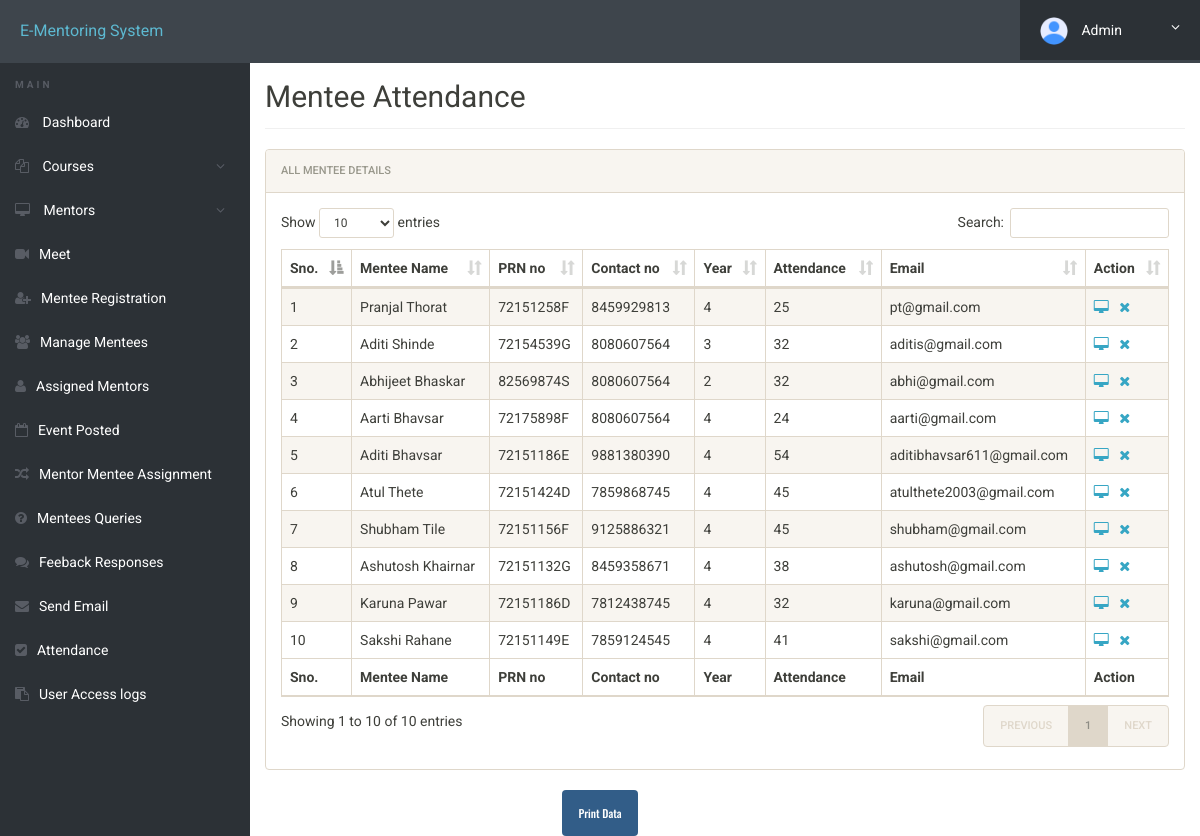
Page /admin/attendance.php (signed in) on the committed database.
### tables this page shows
CREATE TABLE `attendance` (
  `id` bigint(100) NOT NULL,
  `prnno` varchar(12) NOT NULL,
  `attendance` bigint(100) NOT NULL
);

CREATE TABLE `registration` (
  `id` int(11) NOT NULL,
  `sscper` int(11) NOT NULL,
  `sscschool` text NOT NULL,
  `sscyear` int(11) NOT NULL,
  `hscper` int(11) NOT NULL,
  `hsccollege` text NOT NULL,
  `hscyear` int(11) NOT NULL,
  `yeargap` text NOT NULL,
  `year` text NOT NULL,
  `sem` int(11) NOT NULL,
  `mentor` text NOT NULL,
  `hostelstatus` enum('Hostel','Regular') NOT NULL,
  `bday` date NOT NULL,
  `cgpa` float NOT NULL,
  `course` varchar(500) NOT NULL,
  `prnno` varchar(255) NOT NULL,
  `firstName` varchar(500) NOT NULL,
  `middleName` varchar(500) NOT NULL,
  `lastName` varchar(500) NOT NULL,
  `gender` varchar(250) NOT NULL,
  `contactno` bigint(11) NOT NULL,
  `emailid` varchar(500) NOT NULL,
  `egycontactno` bigint(11) NOT NULL,
  `guardianName` varchar(500) NOT NULL,
  `guardianRelation` varchar(500) NOT NULL,
  `guardianContactno` bigint(11) NOT NULL,
  `corresAddress` varchar(500) NOT NULL,
  `corresCIty` varchar(500) NOT NULL,
  `corresState` varchar(500) NOT NULL,
  `corresPincode` int(11) NOT NULL,
  `pmntAddress` varchar(500) NOT NULL,
  `pmntCity` varchar(500) NOT NULL,
  `pmnatetState` varchar(500) NOT NULL,
  `pmntPincode` int(11) NOT NULL,
  `postingDate` timestamp NOT NULL DEFAULT current_timestamp(),
  `updationDate` varchar(500) NOT NULL,
  `domain` varchar(255) DEFAULT NULL
);

### admin/attendance.php (the view, shortened to what this page needs)
<!doctype html>
<html lang="en" class="no-js">
<head>
    <link rel="stylesheet" href="css/font-awesome.min.css">
    <link rel="stylesheet" href="css/bootstrap.min.css">
    <link rel="stylesheet" href="css/dataTables.bootstrap.min.css">
    <link rel="stylesheet" href="css/bootstrap-social.css">
    <link rel="stylesheet" href="css/bootstrap-select.css">
    <link rel="stylesheet" href="css/fileinput.min.css">
    <link rel="stylesheet" href="css/awesome-bootstrap-checkbox.css">
    <link rel="stylesheet" href="css/style.css">
</head>
<body>
    <?php include('includes/header.php');?>
    <div class="ts-main-content">
            <?php include('includes/sidebar.php');?>
        <div class="content-wrapper">
            <div class="container-fluid">
                <div class="row">
                    <div class="col-md-12">
                        <h2 class="page-title">Mentee Attendance</h2>
                        <div class="panel panel-default">
                            <div class="panel-heading">All Mentee Details</div>
                            <div class="panel-body">
                                <table id="zctb" class="display table table-striped table-bordered table-hover" cellspacing="0" width="100%">
                                    <thead>
                                        <tr>
                                            <th>Sno.</th>
                                            <th>Mentee Name</th>
                                            <th>PRN no</th>
                                            <th>Contact no </th>
                                            <th>Year</th>
                                            <th>Attendance </th>
                                            <th>Email </th>
                                            <th>Action</th>
                                        </tr>
                                    </thead>
                                    <tfoot>
                                        <tr>
                                            <th>Sno.</th>
                                            <th>Mentee Name</th>
                                            <th>PRN no</th>
                                            <th>Contact no</th>
                                            <th>Year  </th>
                                            <th>Attendance </th>
                                            <th>Email</th>
                                            <th>Action</th>
                                        </tr>
                                    </tfoot>
                                    <tbody>
<?php
$ret="SELECT a.*, r.firstName, r.lastName, r.prnno, r.contactno, r.year, r.emailid FROM attendance a JOIN registration r ON a.prnno = r.prnno";
$stmt= $mysqli->prepare($ret) ;
$stmt->execute() ;
$res=$stmt->get_result();
$cnt=1;
while($row=$res->fetch_object())
      {
        ?>
<tr><td><?php echo $cnt;;?></td>
<td><?php echo $row->firstName . ' ' . $row->lastName;?></td>
<td><?php echo $row->prnno;?></td>
<td><?php echo $row->contactno;?></td>
<td><?php echo $row->year;?></td>
<td><?php echo $row->attendance;?></td>
<td><?php echo $row->emailid;?></td>
<td>
<a href="javascript:void(0);"  onClick="popUpWindow('http://localhost/code/admin/full-profile.php?id=<?php echo $row->id;?>');" title="View Full Details"><i class="fa fa-desktop"></i></a>&nbsp;&nbsp;
<a href="attendance_tracker.php?del=<?php echo $row->id;?>" title="Delete Record" onclick="return confirm('Do you want to delete');"><i class="fa fa-close"></i></a></td>
                                        </tr>
                                    <?php
$cnt=$cnt+1;
                                     } ?>
                                    </tbody>
                                </table>
                            </div>
                        </div>
                    </div>
                </div>
            </div>
        </div>
    </div>
    <div class="text-center no-print"  style="margin-left 20px;">
        <button class="btn btn-primary print-button" onclick="window.print()">Print Data</button>
    </div>
</body>
</html>

### admin/includes/header.php (shortened to what this page needs)
<div class="brand clearfix">
		<a href="#" class="logo" style="font-size:16px;">E-Mentoring System</a>
		<ul class="ts-profile-nav">
			<li class="ts-account">
				<a href="#"><img src="img/user.png" class="ts-avatar hidden-side" alt=""> Admin <i class="fa fa-angle-down hidden-side"></i></a>
			</li>
		</ul>
	</div>

### admin/includes/sidebar.php (shortened to what this page needs)
<nav class="ts-sidebar">
			<ul class="ts-sidebar-menu">
				<li class="ts-label">Main</li>
				<li><a href="dashboard.php"><i class="fa fa-dashboard"></i> Dashboard</a></li>
					<li><a href="#"><i class="fa fa-files-o"></i> Courses</a>
				</li>
					<li><a href="#"><i class="fa fa-desktop"></i> Mentors</a>
				</li>
					<li><a href="https://meet.google.com/?hs=193&pli=1"><i class="fa fa-video-camera"></i>Meet</a></li>
				<li><a href="registration.php"><i class="fa fa-user-plus"></i>Mentee Registration</a></li>
				<li><a href="manage-students.php"><i class="fa fa-users"></i>Manage Mentees</a></li>
				<li><a href="class.php"><i class="fa fa-user"></i>Assigned Mentors</a></li>
				<li><a href="event_posted.php"><i class="fa fa-calendar-o"></i>Event Posted</a></li>
				<li><a href="mentor_mentee_matching.php"><i class="fa fa-random"></i>Mentor Mentee Assignment</a></li>
				<li><a href="query/student-queries.php"><i class="fa fa-question-circle"></i>Mentees Queries</a></li>
				<li><a href="view_feedback.php"><i class="fa fa-comments"></i>Feeback Responses</a></li>
				<li><a href="send_email.php"><i class="fa fa-envelope"></i>Send Email</a></li>
				<li><a href="attendance.php"><i class="fa fa-check-square"></i>Attendance</a></li>
				<li><a href="access-log.php"><i class="fa fa-clipboard"></i>User Access logs</a></li>
		</nav>

### admin/css/style.css (style rules this page uses)
html { font-size: 14px; }
@media only screen and (min-width: 480px) { html { font-size: 17px; } }
@media only screen and (min-width: 768px) { html { font-size: 14px; } }
body { font-size: 1em; }
a { color: #37a6c4; }
.btn { font-family: 'Oswald', sans-serif; }
.panel { overflow: hidden; }
ul, li { margin: 0; padding: 0; list-style: none; }
.btn { text-transform: none; }
.page-title { padding-bottom: 15px; margin-bottom: 20px; border-bottom: 1px solid #f0f0f0; }
.brand { background: #3e454c; position: relative; z-index: 3; position: fixed; width: 100%; top: 0; }
.brand .logo { box-sizing: border-box; padding: 20px; float: left; display: block; width: 200px; }
@media only screen and (min-width: 992px) { .brand .logo { width: 250px; } }
.brand .ts-profile-nav { float: right; display: none; }
.brand .ts-profile-nav li { float: left; position: relative; }
.brand .ts-profile-nav li a { display: block; padding: 20px; color: #fff; }
.brand .ts-profile-nav .ts-account .fa-angle-down { float: right; }
.brand .ts-profile-nav .ts-account > a { width: 180px; background: #2c3136; }
.brand .ts-profile-nav .ts-account .ts-avatar { border-radius: 50%; height: 28px; margin: -10px 0; margin-right: 10px; }
@media only screen and (min-width: 992px) { .brand .ts-profile-nav { display: block; } }
.ts-sidebar { background: #2c3136; max-height: 0; transition: max-height 0.3s; overflow: hidden; position: fixed; z-index: 2; width: 100%; bottom: 0; top: 60px; overflow-y: auto; }
@media only screen and (min-width: 992px) { .ts-sidebar { max-height: 100%; bottom: 0; } }
.ts-sidebar-menu .ts-label { color: #585c64; font-weight: bold; padding: 8px 15px; text-transform: uppercase; font-size: 10px; letter-spacing: 3px; margin-top: 10px; }
.ts-sidebar-menu a { display: block; text-decoration: none; padding: 12px 15px; color: #fff; }
.ts-sidebar-menu li { position: relative; }
.ts-sidebar-menu li i { color: #585c64; margin-right: 10px; }
.ts-main-content .content-wrapper { padding-top: 15px; margin-top: 10px; }
@media only screen and (min-width: 992px) { .ts-main-content .ts-sidebar { width: 250px; float: left; } }
@media only screen and (min-width: 992px) { .ts-main-content .content-wrapper { margin-left: 250px; } }

### admin/attendance.php (style rules this page uses)
.container-fluid { margin-top : 35px; }

### rows in the picture
attendance: registration.firstName "Pranjal", registration.lastName "Thorat", registration.prnno "72151258F", registration.contactno "8459929813", registration.year "4", attendance "25", registration.emailid "pt@gmail.com"
attendance: registration.firstName "Aditi", registration.lastName "Shinde", registration.prnno "72154539G", registration.contactno "8080607564", registration.year "3", attendance "32", registration.emailid "aditis@gmail.com"
attendance: registration.firstName "Abhijeet", registration.lastName "Bhaskar", registration.prnno "82569874S", registration.contactno "8080607564", registration.year "2", attendance "32", registration.emailid "abhi@gmail.com"
attendance: registration.firstName "Aarti", registration.lastName "Bhavsar", registration.prnno "72175898F", registration.contactno "8080607564", registration.year "4", attendance "24", registration.emailid "aarti@gmail.com"
attendance: registration.firstName "Aditi", registration.lastName "Bhavsar", registration.prnno "72151186E", registration.contactno "9881380390", registration.year "4", attendance "54", registration.emailid "aditibhavsar611@gmail.com"
attendance: registration.firstName "Atul", registration.lastName "Thete", registration.prnno "72151424D", registration.contactno "7859868745", registration.year "4", attendance "45", registration.emailid "atulthete2003@gmail.com"
attendance: registration.firstName "Shubham", registration.lastName "Tile", registration.prnno "72151156F", registration.contactno "9125886321", registration.year "4", attendance "45", registration.emailid "shubham@gmail.com"
attendance: registration.firstName "Ashutosh", registration.lastName "Khairnar", registration.prnno "72151132G", registration.contactno "8459358671", registration.year "4", attendance "38", registration.emailid "ashutosh@gmail.com"
attendance: registration.firstName "Karuna", registration.lastName "Pawar", registration.prnno "72151186D", registration.contactno "7812438745", registration.year "4", attendance "32", registration.emailid "karuna@gmail.com"
attendance: registration.firstName "Sakshi", registration.lastName "Rahane", registration.prnno "72151149E", registration.contactno "7859124545", registration.year "4", attendance "41", registration.emailid "sakshi@gmail.com"
